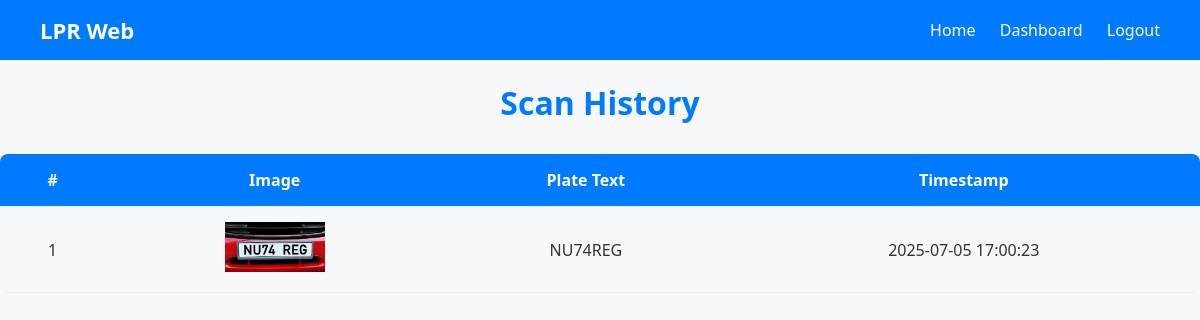
The app's page /history (signed in) with its own data.
### tables this page shows
CREATE TABLE history (
            id INTEGER PRIMARY KEY AUTOINCREMENT,
            username TEXT NOT NULL,
            image_path TEXT NOT NULL,
            plate_text TEXT,
            timestamp DATETIME DEFAULT CURRENT_TIMESTAMP
        );

### app.py (the view)
@app.route('/history')
def history():
    if 'username' not in session:
        return redirect(url_for('login'))
    conn = get_db_connection()
    rows = conn.execute(
        'SELECT * FROM history WHERE username = ? ORDER BY timestamp DESC',
        (session['username'],)
    ).fetchall()
    conn.close()
    return render_template('history.html', records=rows)

### app.py (called while the page is built)
def get_db_connection():
    conn = sqlite3.connect(DATABASE_PATH)
    conn.row_factory = sqlite3.Row
    return conn

### templates/history.html (shortened to what this page needs)
<!DOCTYPE html>
<html lang="en">
<head>
  <link rel="stylesheet" href="{{ url_for('static', filename='history.css') }}">
</head>
<body class="history-page">
  <nav class="navbar">
    <div class="nav-brand">LPR Web</div>
    <div class="nav-links">
      <a href="{{ url_for('index') }}">Home</a>
      <a href="{{ url_for('dashboard') }}">Dashboard</a>
      <a href="{{ url_for('logout') }}">Logout</a>
    </div>
  </nav>
  <div class="container">
    <h1 class="title">Scan History</h1>
    {% if records %}
    <table class="history-table">
      <thead>
        <tr>
          <th>#</th>
          <th>Image</th>
          <th>Plate Text</th>
          <th>Timestamp</th>
        </tr>
      </thead>
      <tbody>
        {% for row in records %}
        <tr>
          <td>{{ loop.index }}</td>
          <td><img src="{{ url_for('static', filename='uploads/' ~ row.image_path) }}" width="100"></td>
          <td>{{ row.plate_text }}</td>
          <td>{{ row.timestamp }}</td>
        </tr>
        {% endfor %}
      </tbody>
    </table>
    {% else %}
    <p>No scans yet.</p>
    {% endif %}
  </div>
</body>
</html>

### static/history.css (style rules this page uses)
body { margin: 0; font-family: "Segoe UI", sans-serif; background-color: #f6f8fa; color: #333; }
.navbar { background-color: #007bff; color: white; display: flex; justify-content: space-between; align-items: center; padding: 15px 40px; }
.nav-brand { font-weight: bold; font-size: 22px; }
.nav-links a { color: white; text-decoration: none; margin-left: 20px; font-weight: 500; }
h1 { text-align: center; margin-bottom: 30px; color: #007bff; }
table { width: 100%; border-collapse: collapse; border-radius: 8px; overflow: hidden; }
thead { background-color: #007bff; color: white; font-size: 16px; }
td, th { padding: 15px; text-align: center; border-bottom: 1px solid #eee; }

### records on screen
history: image_path (picture), plate_text "NU74REG", timestamp "2025-07-05 17:00:23"
